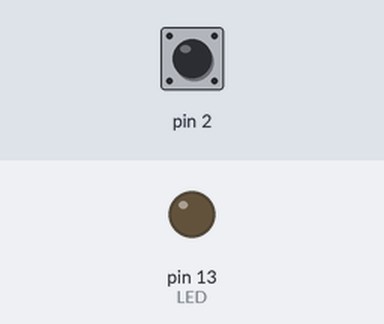
Bench run of a sketch on a simulated Arduino Uno, built with avr-gcc and run on an emulated ATmega328P. Parts: output pins drawn as LEDs (lit = HIGH). The inputs (shaded band) are chosen by the test bench; at power-on: pin 2 HIGH.

Above: at 1.2 s.
1.3 s: pin 2 pulled LOW for 0.15 s
At 2.5 s:
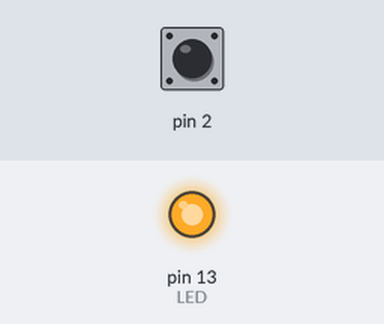
2.9 s: pin 2 pulled LOW for 1 s
At 3.8 s:
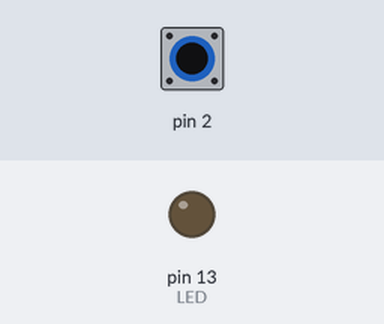
5.4 s: pin 2 pulled LOW for 3.2 s
At 5.7 s:
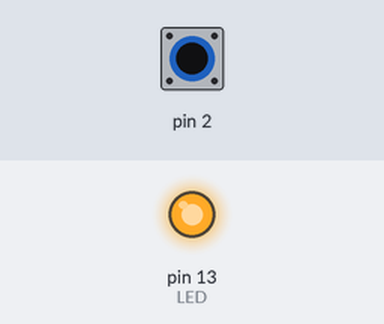
Timing chart, 0 to 8.4 s (numbered marks = the images above; inputs shaded):
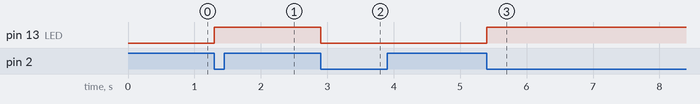

The sketch:

Exercise1.ino
```cpp
#include <avr/io.h>
#include <avr/interrupt.h>

ISR(INT0_vect)
{
    PORTB ^= (1 << PB5); // When interrupt occurs, toggle LED on PB5 (D13)
}
void setup(void)
{
    // Set PB5 (Arduino D13) as output
    DDRB |= (1 << PB5);

    // Configure PD2 as input
    DDRD &= ~(1 << PD2);

    // Enable pull-up if needed
    PORTD |= (1 << PD2);

    // Trigger on rising edge:
    // ISC01 = 1, ISC00 = 0 for falling edge
    EICRA |= (1 << ISC01); EICRA &= ~(1 << ISC00);

    // Clear any pending interrupt flag for INT0
    EIFR |= (1 << INTF0);
    // Enable external interrupt for INT0
    EIMSK |= (1 << INT0);
    // Enable global interrupts
    sei();
}
void loop ()
    {

    }
```

Measured:
- after the input at 1.3 s, pin 13 (LED): LOW → HIGH at once
- after the input at 2.9 s, pin 13 (LED): HIGH → LOW at once
- after the input at 5.4 s, pin 13 (LED): LOW → HIGH at once
